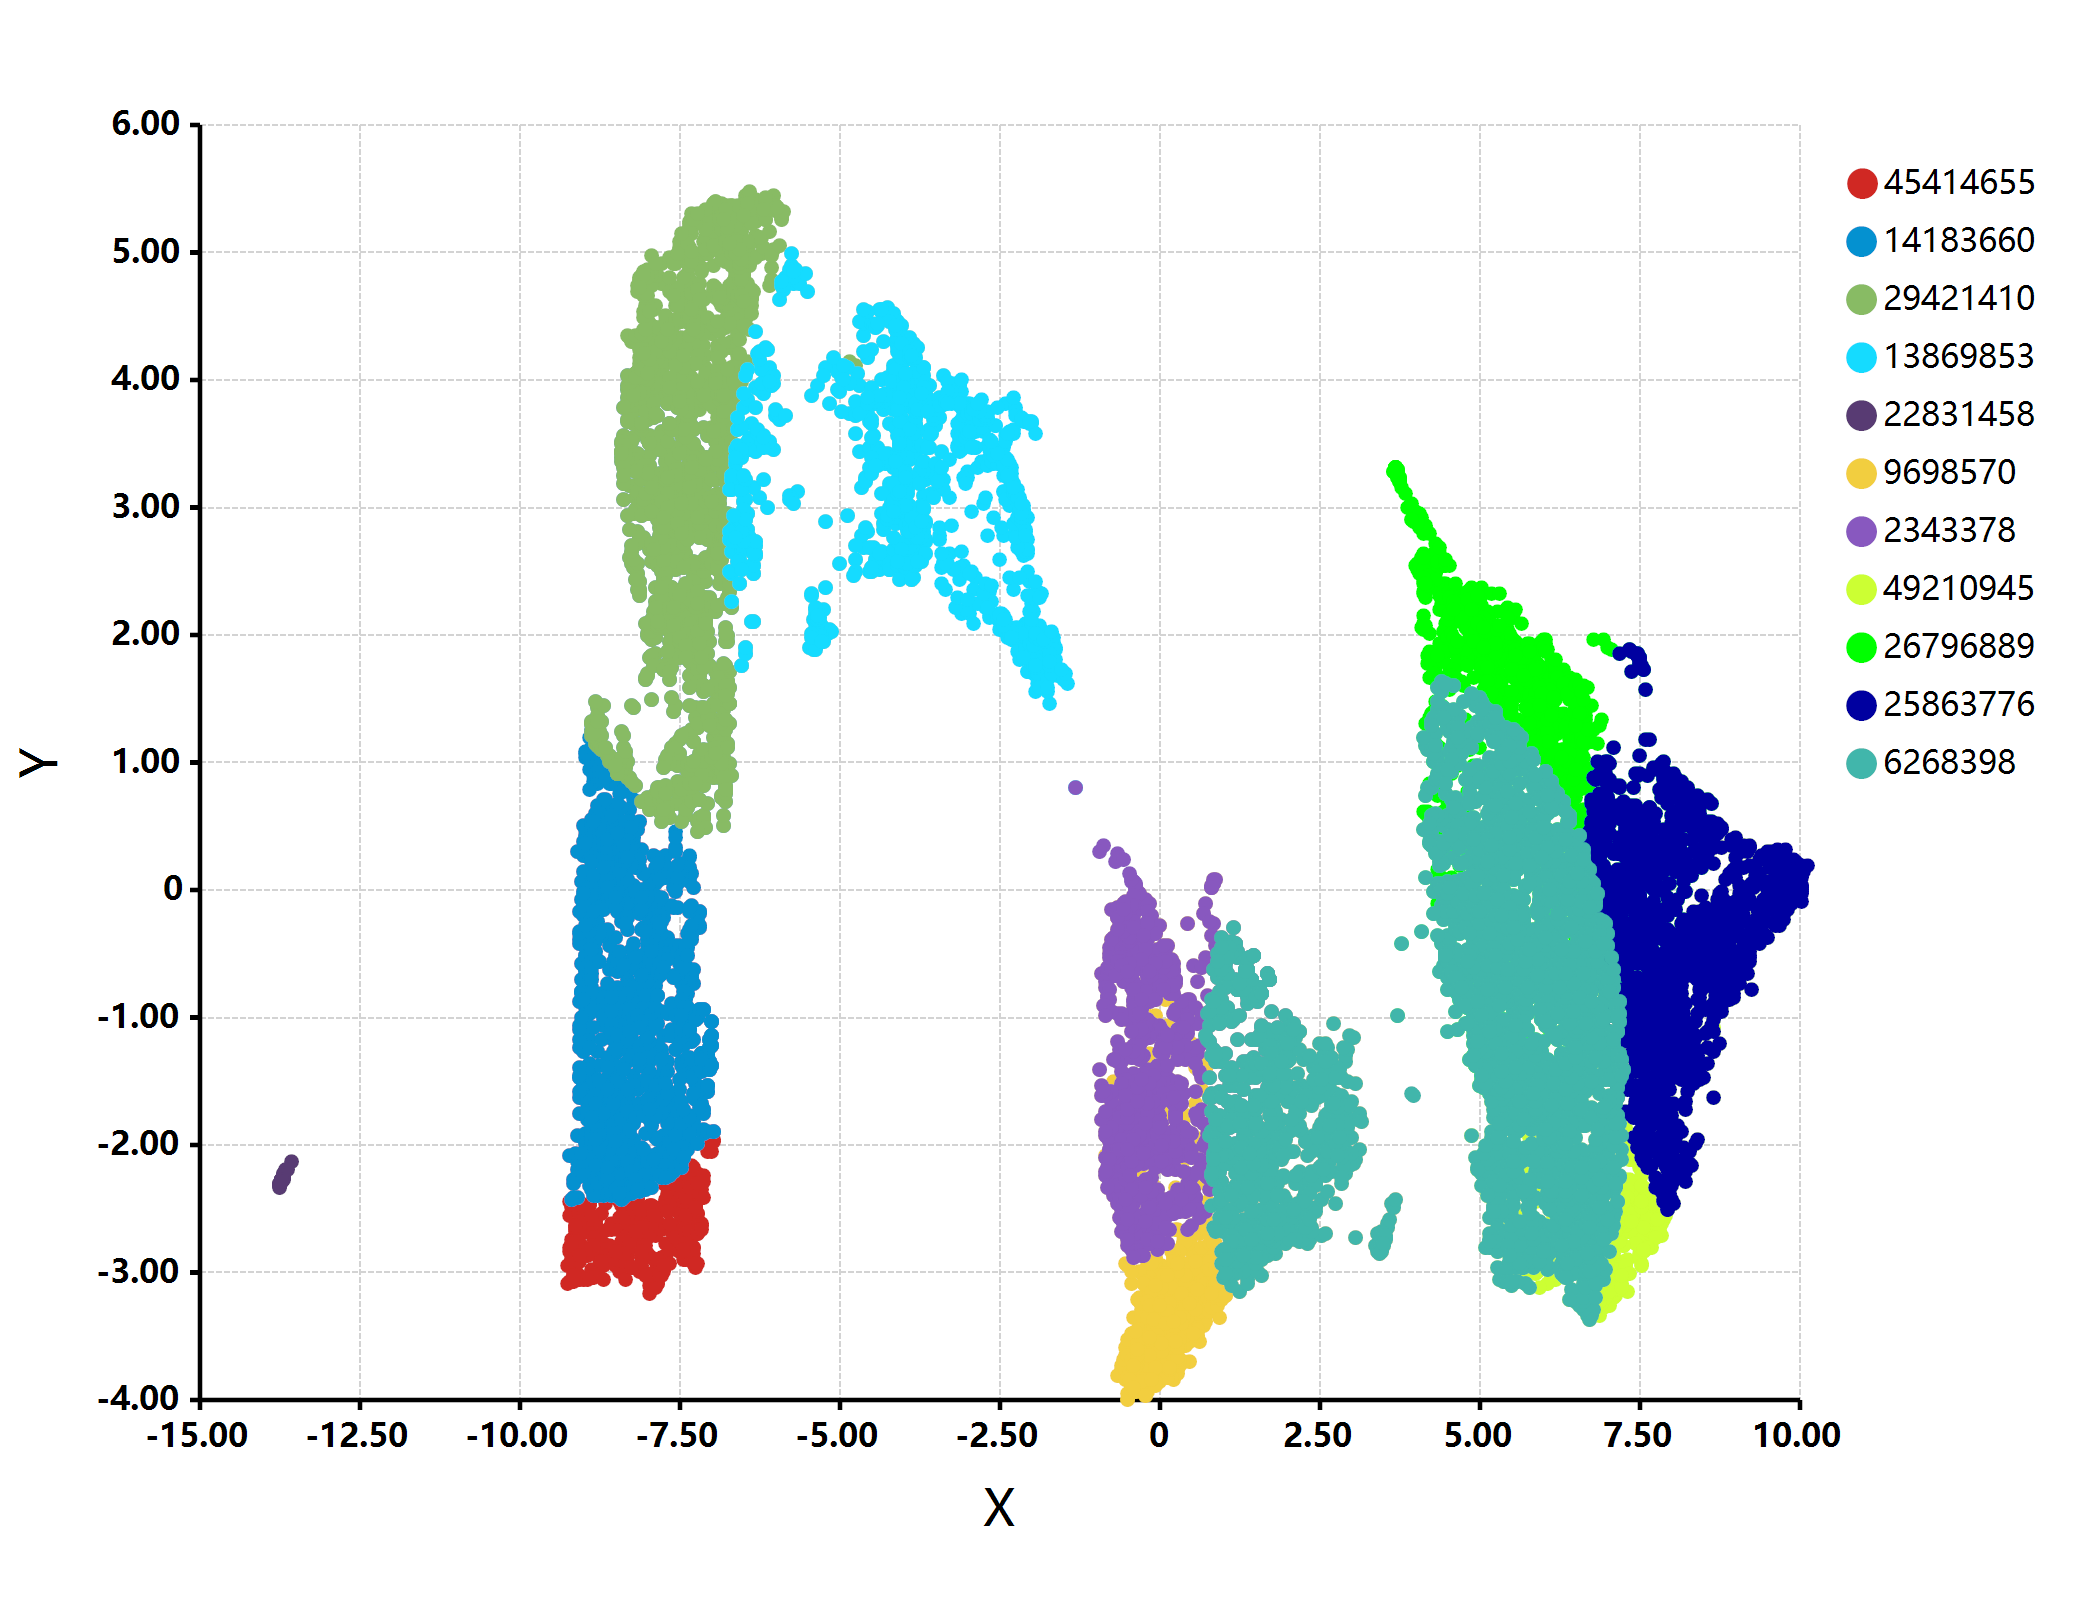

The R source for this figure:
require(clustering);

setwd(@dir);

let rawdata = read.csv("./feature_regions.csv", row.names = 1, check.names = FALSE);
rawdata[, "Cluster"] = NULL;
rawdata[, "x"] = as.numeric(rawdata$x);
rawdata[, "y"] = as.numeric(rawdata$y);

print(rawdata, max.print = 13);

let k0 = canopy(rawdata);
let kdf = as.data.frame(k0);

print(kdf, max.print = 6);

write.csv(kdf, file = "./canopy.csv");

bitmap(file = `./canopy.png`) {
    plot(kdf$V1, kdf$V2, 
        class     = kdf$clusters, 
        grid.fill = "white",
        padding   = "padding: 125px 300px 200px 200px;",
        colorSet  = "paper"
    );
}
